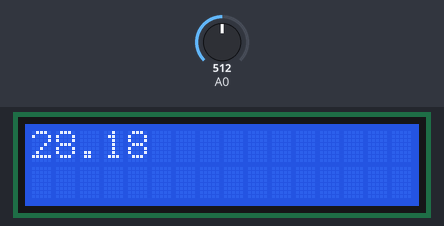
A sketch run on a simulated Arduino Uno, built with avr-gcc and run on an emulated ATmega328P. On the bench: 16×2 character LCD. The test bench sets the inputs (shaded band); at power-on: A0 = 512.

Above: at 1.2 s.
1.3 s: A0 set to 716
At 1.8 s:
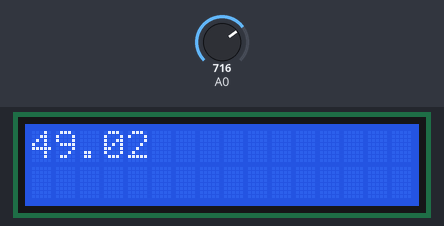
2.8 s: A0 set to 900
At 3.5 s:
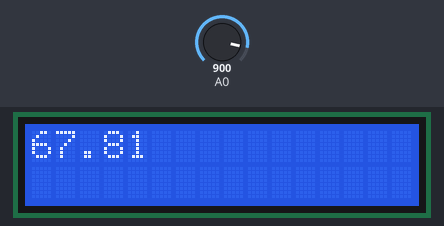
4.3 s: A0 set to 1023
At 5.1 s:
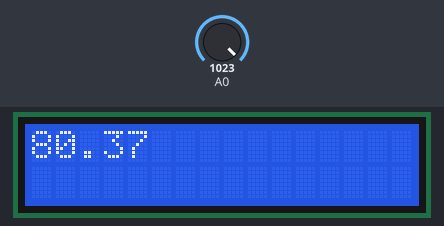
Timing chart, 0 to 7.3 s (numbered marks = the images above; inputs shaded):
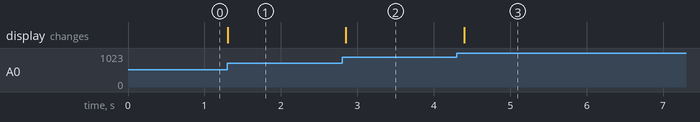

The sketch:

CANNON_DISPLAY.ino
```cpp
#include <LiquidCrystal.h>
// TRENDLINE_SLOPE and TRENDLINE_INTERCEPT are values determined through real-world calculations.
#define TRENDLINE_SLOPE 20.918
#define TRENDLINE_INTERCEPT -24.116
#define ADC_RANGE 1024.0
#define ADC_REFERENCE 5.0

//ADXL345 Accelerometer Code from https://learn.adafruit.com/adxl345-digital-accelerometer/programming

const int rs = 12, en = 11, d4 = 5, d5 = 4, d6 = 3, d7 = 2;
LiquidCrystal lcd(rs, en, d4, d5, d6, d7);

void setup() {

  lcd.begin(16,2); //starts LCD with 16 columns and 2 rows
}

void loop() {
  // put your main code here, to run repeatedly:
  int ADCVALUE = analogRead(A0);           //fetches value of ADC pin 0 (0-1023)
  float VOLTAGE = (ADCVALUE * ADC_REFERENCE) / ADC_RANGE;   //convert ADC value to Volts
    //Now, using a trendline from real-world measurements, we convert the voltage
    // to pressure. Details of this calculation can be found in documentation.
  float PRESSURE = (VOLTAGE * TRENDLINE_SLOPE);
  PRESSURE += TRENDLINE_INTERCEPT;
  String pstring = String(PRESSURE);
  lcd.clear();
  lcd.print(pstring);
  delay(100);
  //TODO: convert pressure to string and print
  //TODO: add accelerometer calcs.
}
```

Measured:
- after the input at 1.3 s, the display: changes at once (image 1)
- after the input at 2.8 s, the display: changes after 0.05 s (image 2)
- after the input at 4.3 s, the display: changes after 0.10 s (image 3)
